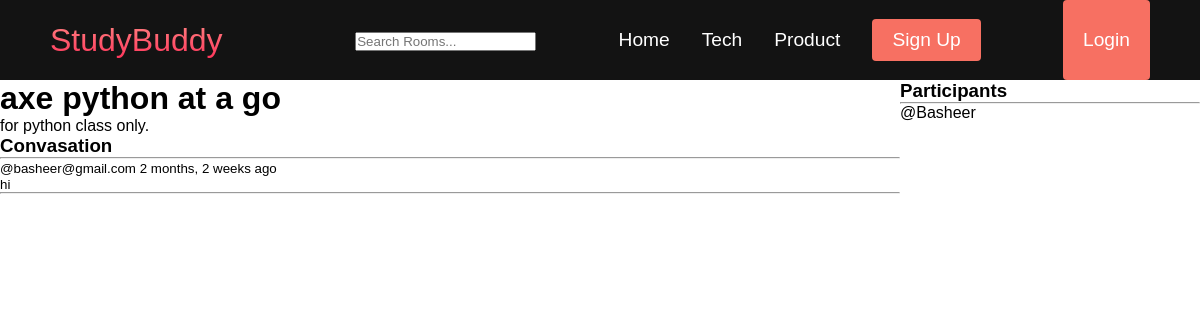
The page /room/1/ on the database its author committed.
### base/models.py (models this page shows, shortened)
class Room(models.Model):
    host = models.ForeignKey(User, on_delete=models.SET_NULL, null=True)
    topic = models.ForeignKey(Topic, on_delete=models.SET_NULL, null=True)
    name = models.CharField(max_length=200)
    description = models.TextField(null=True, blank=True)
    participants = models.ManyToManyField(User, related_name='participants',
    blank=True)
    update = models.DateTimeField(auto_now=True)
    created = models.DateTimeField(auto_now_add=True)
    class Meta:
        ordering = ['-update', '-created']

class Message(models.Model):
    user = models.ForeignKey(User, on_delete=models.CASCADE)
    room = models.ForeignKey(Room, on_delete=models.CASCADE)
    body = models.TextField()
    update = models.DateTimeField(auto_now=True)
    created = models.DateTimeField(auto_now_add=True)
    class Meta:
        ordering = ['-update', '-created']

class User(AbstractUser):
    name = models.CharField(max_length=200,  null=True)
    email = models.EmailField(unique=True, null=True)
    bio = models.TextField(null=True)
    avater = models.ImageField(null=True, default='')
    USERNAME_FIELD = 'email'
    REQUIRED_FIELDS = []

### base/views.py (the view, shortened to what this page needs)
# urls.py: path('room/<str:pk>', views.getRoom),
def room(request, pk):
    room = Room.objects.get(id=pk)
    room_messages = room.message_set.all().order_by('-created')
    participants = room.participants.all()
    context = {
        'room': room,
        'room_messages': room_messages,
        'participants': participants
        }
    return render(request, 'room.html', context)

### base/templates/room.html (shortened to what this page needs)
{% extends 'main.html' %}
{% block content %}
    <div class="room-container">
        <div>
            <h1>{{room.name}}</h1>
            <p>{{ room.description }}</p>
            <div class="comment-wrapper">
                <h3>Convasation</h3>
                <hr>
                {% for message in room_messages %}
                    <div>
                        <small>
                            @{{message.user}}
                            {{message.created|timesince}} ago
                            <p>{{message.body}}</p>
                            <hr>
                        </small>
                    </div>
                {% endfor %}
            </div>
        </div>
        <div>
            <h3>Participants</h3>
            <hr>
            {% for user in participants %}
                <div>
                    @{{ user.username }}
                </div>
            {% endfor %}
        </div>
    </div>
{% endblock %}

### static/styles/main.css (style rules this page uses)
* { box-sizing: border-box; margin: 0; padding: 0; font-family: 'kumbh Sans', sans-serif; }

### base/templates/room.html (style rules this page uses)
.room-container { display: grid; grid-template-columns: 3fr 1fr; }

### rows shown on the page
Room: name "axe python at a go", description "for python class only."
Message: user "basheer@gmail.com", created "2 months, 2 weeks", body "hi"
User: username "Basheer"
